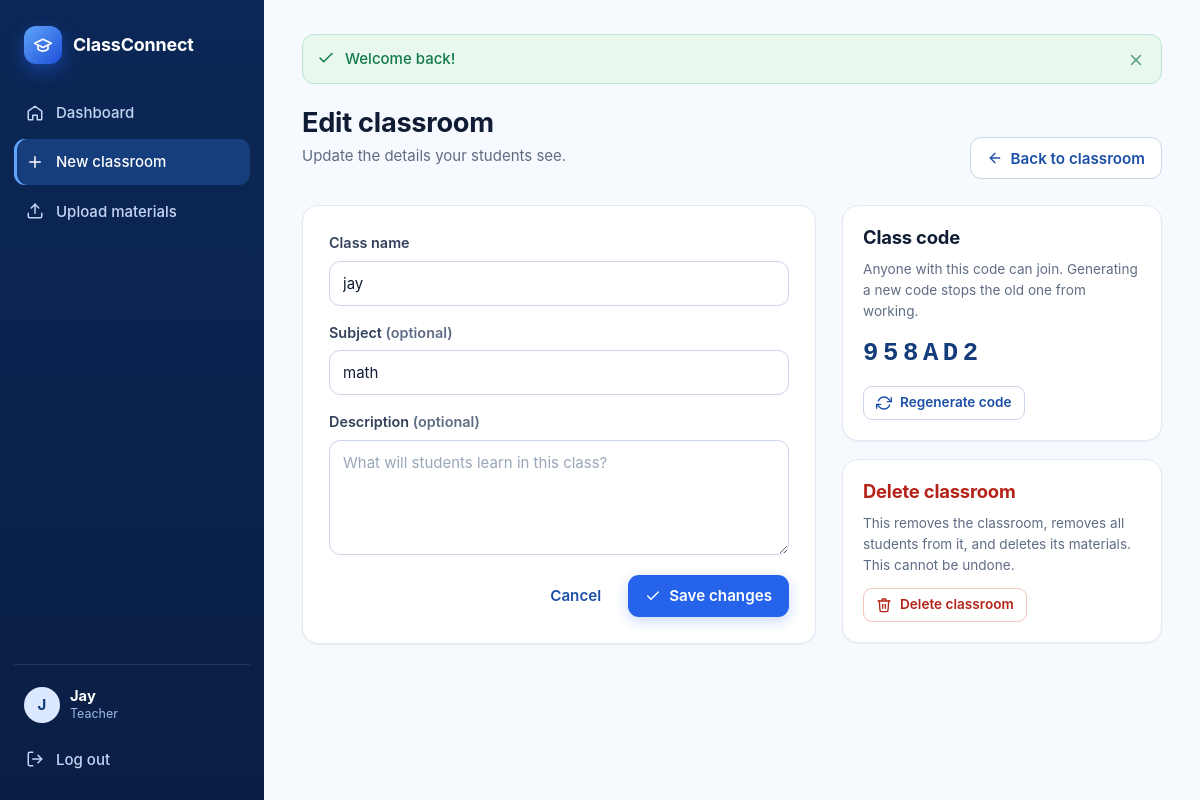
The app's page /classroom-form.php?id=1 (signed in) with its own data.
### tables this page shows
CREATE TABLE users (
    id            INTEGER PRIMARY KEY AUTOINCREMENT,
    full_name     TEXT    NOT NULL,
    email         TEXT    NOT NULL UNIQUE,
    password_hash TEXT    NOT NULL,
    role          TEXT    NOT NULL CHECK (role IN ('teacher', 'student')),
    created_at    TEXT    NOT NULL DEFAULT (datetime('now'))
);

CREATE TABLE classrooms (
    id          INTEGER PRIMARY KEY AUTOINCREMENT,
    teacher_id  INTEGER NOT NULL REFERENCES users (id) ON DELETE CASCADE,
    name        TEXT    NOT NULL,
    subject     TEXT    NOT NULL DEFAULT '',
    description TEXT    NOT NULL DEFAULT '',
    class_code  TEXT    NOT NULL UNIQUE,
    created_at  TEXT    NOT NULL DEFAULT (datetime('now'))
);

### app/auth.php (called while the page is built, shortened)
<?php
function current_user(): ?array
{
    static $loaded = false;
    static $user = null;
    if (!$loaded) {
        $loaded = true;
        $id = $_SESSION['user_id'] ?? null;
        if ($id !== null) {
            $user = one('SELECT id, full_name, email, role FROM users WHERE id = ?', [(int) $id]);
        }
    }
    return $user;
}
function require_login(?string $role = null): array
{
    $user = current_user();
    return $user;
}

### app/helpers.php (called while the page is built, shortened)
<?php
function e(?string $value): string
{
    return htmlspecialchars((string) $value, ENT_QUOTES | ENT_SUBSTITUTE, 'UTF-8');
}
function take_flashes(): array
{
    $items = $_SESSION['flash'] ?? [];
    return $items;
}
function first_letter(string $value): string
{
    $value = trim($value);
    if (function_exists('mb_substr') && function_exists('mb_strtoupper')) {
        return mb_strtoupper(mb_substr($value, 0, 1, 'UTF-8'), 'UTF-8');
    }
    return strtoupper(substr($value, 0, 1));
}

### app/db.php (called while the page is built, shortened)
<?php
function db(): PDO
{
    static $pdo = null;
    if ($pdo === null) {
        $pdo = new PDO('sqlite:' . DB_PATH, null, null, [
            PDO::ATTR_ERRMODE => PDO::ERRMODE_EXCEPTION,
            PDO::ATTR_DEFAULT_FETCH_MODE => PDO::FETCH_ASSOC,
        ]);
        $pdo->exec('PRAGMA foreign_keys = ON');
        $pdo->exec(SCHEMA);
    }
    return $pdo;
}
function q(string $sql, array $params = []): PDOStatement
{
    $statement = db()->prepare($sql);
    $statement->execute($params);
    return $statement;
}
function one(string $sql, array $params = []): ?array
{
    $row = q($sql, $params)->fetch();
    return $row === false ? null : $row;
}

### app/classrooms.php (called while the page is built, shortened)
<?php
function find_classroom(int $id): ?array
{
    return one(
        'SELECT c.*, u.full_name AS teacher_name
         FROM classrooms c JOIN users u ON u.id = c.teacher_id
         WHERE c.id = ?',
        [$id]
    );
}
function classroom_for_viewer(int $id, array $user): array
{
    $classroom = find_classroom($id);
    if ($user['role'] === ROLE_TEACHER) {
        return [$classroom, true];
    }
    return [$classroom, false];
}
function owned_classroom(int $id, array $user): array
{
    [$classroom, $isOwner] = classroom_for_viewer($id, $user);
    return $classroom;
}

### public/classroom-form.php (the view, shortened to what this page needs)
<?php
$user = require_login(ROLE_TEACHER);
$classroomId = (int) ($_GET['id'] ?? 0);
$classroom = $classroomId > 0 ? owned_classroom($classroomId, $user) : null;
$form = $classroom !== null
    ? ['name' => $classroom['name'], 'subject' => $classroom['subject'], 'description' => $classroom['description']]
    : ['name' => '', 'subject' => '', 'description' => ''];
$errors = [];
$isEdit = $classroom !== null;
page_start($isEdit ? 'Edit classroom' : 'New classroom', $isEdit ? 'Edit classroom' : 'New classroom');
?>
<div class="page-head">
  <div>
    <h1><?= $isEdit ? 'Edit classroom' : 'Create a classroom' ?></h1>
    <p class="muted"><?= $isEdit ? 'Update the details your students see.' : 'Give your class a name. You will get a class code to share with students.' ?></p>
  </div>
  <?php if ($isEdit): ?>
    <a class="btn btn-secondary" href="classroom.php?id=<?= (int) $classroom['id'] ?>"><?= icon('arrow-left') ?> Back to classroom</a>
  <?php endif; ?>
</div>
<div class="split">
  <section class="card form-card">
    <form method="post" class="form" data-busy>
      <div class="field">
        <label for="name">Class name</label>
        <input id="name" name="name" value="<?= e($form['name']) ?>" minlength="2" maxlength="80" required placeholder="e.g. Grade 10 Biology" class="<?= !empty($errors['name']) ? 'is-invalid' : '' ?>">
      </div>
      <div class="field">
        <label for="subject">Subject <span class="muted">(optional)</span></label>
        <input id="subject" name="subject" value="<?= e($form['subject']) ?>" maxlength="60" placeholder="e.g. Science" class="<?= !empty($errors['subject']) ? 'is-invalid' : '' ?>">
      </div>
      <div class="field">
        <label for="description">Description <span class="muted">(optional)</span></label>
        <textarea id="description" name="description" rows="4" maxlength="500" placeholder="What will students learn in this class?" class="<?= !empty($errors['description']) ? 'is-invalid' : '' ?>"><?= e($form['description']) ?></textarea>
      </div>
      <div class="form-actions">
        <a class="btn btn-ghost" href="<?= $isEdit ? 'classroom.php?id=' . (int) $classroom['id'] : 'dashboard.php' ?>">Cancel</a>
        <button class="btn btn-primary" type="submit"><?= icon('check') ?> <?= $isEdit ? 'Save changes' : 'Create classroom' ?></button>
      </div>
    </form>
  </section>
  <?php if ($isEdit): ?>
  <aside class="stack">
    <div class="card side-card">
      <h2>Class code</h2>
      <p class="muted small">Anyone with this code can join. Generating a new code stops the old one from working.</p>
      <div class="code-row"><code><?= e($classroom['class_code']) ?></code></div>
      <form method="post" action="action.php" class="mt" data-confirm="Generate a new class code? The current code will stop working.">
        <button class="btn btn-secondary btn-sm" type="submit"><?= icon('refresh') ?> Regenerate code</button>
      </form>
    </div>
    <div class="card side-card danger-zone">
      <h2>Delete classroom</h2>
      <p class="muted small">This removes the classroom, removes all students from it, and deletes its materials. This cannot be undone.</p>
      <form method="post" action="action.php" data-confirm="Delete this classroom and all of its materials? This cannot be undone.">
        <button class="btn btn-danger-outline btn-sm" type="submit"><?= icon('trash') ?> Delete classroom</button>
      </form>
    </div>
  </aside>
  <?php endif; ?>
</div>
<?php
page_end();

### app/layout.php (shortened to what this page needs)
<?php
function page_start(string $title, string $heading = ''): void
{
    $user = current_user();
    ?>
<!doctype html>
<html lang="en">
<head>
  <link rel="stylesheet" href="assets/css/style.css">
</head>
<body>
<?php if ($user !== null): ?>
<div class="app-shell">
  <aside class="sidebar" id="sidebar" aria-label="Main navigation">
    <a class="brand" href="dashboard.php">
      <span class="brand-mark"><?= icon('school') ?></span>
      <span class="brand-name">ClassConnect</span>
    </a>
    <nav class="nav">
      <?= nav_link('dashboard.php', 'home', 'Dashboard') ?>
      <?php if ($user['role'] === ROLE_TEACHER): ?>
        <?= nav_link('classroom-form.php', 'plus', 'New classroom') ?>
        <?= nav_link('upload.php', 'upload', 'Upload materials') ?>
      <?php else: ?>
        <?= nav_link('join.php', 'user-plus', 'Join classroom') ?>
      <?php endif; ?>
    </nav>
    <div class="sidebar-footer">
      <div class="user-chip">
        <span class="avatar"><?= e(first_letter($user['full_name'])) ?></span>
        <div class="user-meta">
          <strong><?= e($user['full_name']) ?></strong>
          <small><?= $user['role'] === ROLE_TEACHER ? 'Teacher' : 'Student' ?></small>
        </div>
      </div>
      <form method="post" action="logout.php">
        <button class="nav-link nav-button" type="submit"><?= icon('logout') ?> Log out</button>
      </form>
    </div>
  </aside>
  <div class="main-column">
    <main class="content">
      <?php render_flashes(); ?>
<?php endif; ?>
<?php
}
function page_end(): void
{
    echo $GLOBALS['app_shell'] ? "</main>\n  </div>\n</div>\n" : "</main>\n";
    echo "<script src=\"assets/js/app.js\"></script>\n</body>\n</html>\n";
}
function nav_link(string $href, string $iconName, string $label): string
{
    $current = basename((string) ($_SERVER['SCRIPT_NAME'] ?? ''));
    $active = $current === basename($href) ? ' active' : '';
    return '<a class="nav-link' . $active . '" href="' . e($href) . '">' . icon($iconName) . ' ' . e($label) . '</a>';
}
function render_flashes(): void
{
    $items = take_flashes();
    echo '<div class="flash-stack" role="status" aria-live="polite">';
    foreach ($items as $item) {
        $kind = in_array($item['type'], ['success', 'error', 'info'], true) ? $item['type'] : 'info';
        $iconName = $kind === 'success' ? 'check' : ($kind === 'error' ? 'alert' : 'info');
        echo '<div class="alert alert-' . $kind . '" data-alert>'
            . icon($iconName)
            . '<span class="alert-text">' . e($item['message']) . '</span>'
            . '<button type="button" class="alert-close" data-dismiss aria-label="Dismiss message">' . icon('x') . '</button>'
            . '</div>';
    }
    echo '</div>';
}
    ?>

### records on screen
users: full_name "J", full_name "Jay"
classrooms: name "jay", subject "math", class_code "958AD2"

### other values on screen
$label "Dashboard New classroom Upload materials"
$item['message'] "Welcome back!"
